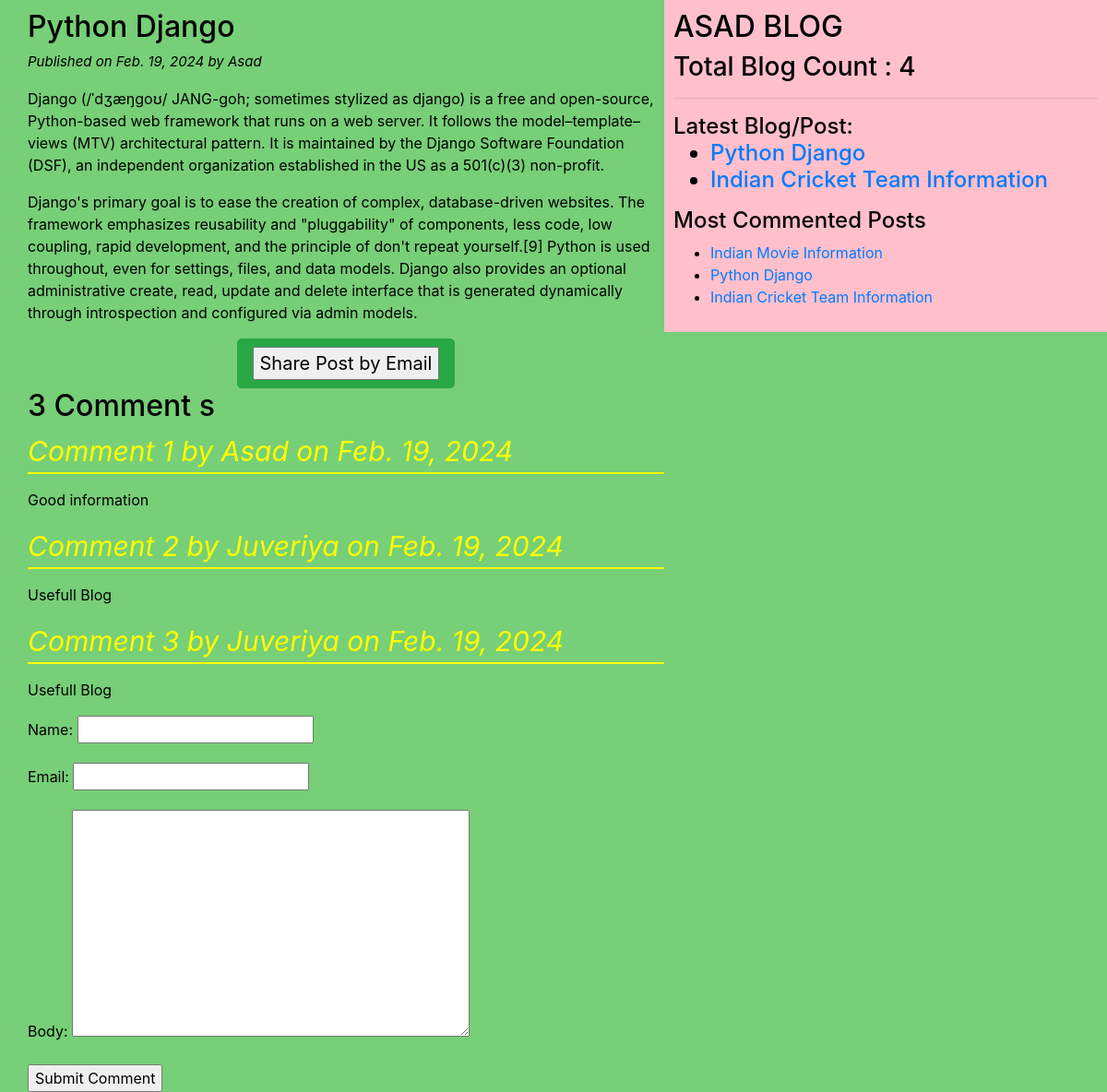
The page /2024/02/19/python-django/ on the database its author committed.
### blogapp/models.py (models this page shows, shortened)
class PostTable(models.Model):
    STATUS_CHOICES = (('draft','Draft'),('published','Published')) # Incase if we want to keep in draft and alter later
    title = models.CharField(max_length=50)
    author = models.ForeignKey(User, on_delete=models.CASCADE, related_name = 'blog_posts') #ManyToOne Relationship, One author might be posting many blogs
    body_blog = models.TextField() # for posting huge content
    publish_blog = models.DateField(default = timezone.now) # Date of blog post
    creation_blog = models.DateField(auto_now_add = True) # Date of creationg of blog
    updation_blog = models.DateField(auto_now = True) # Date of updation of blog
    slug = models.SlugField(max_length = 50, unique_for_date = 'publish_blog') #Giving the endpoint in url and to avoid the clashes with two same title name
    status = models.CharField(max_length=50, choices = STATUS_CHOICES, default = 'draft')
    objects = CustomManager()
    tags = TaggableManager()
    class Meta:
        ordering = ('-publish_blog',)
    def get_absolute_url(self):
        return reverse('post_detail',args = [self.publish_blog.year, self.publish_blog.strftime('%m'),self.publish_blog.strftime('%d'),self.slug])

class CommentTable(models.Model):
    post = models.ForeignKey(PostTable, related_name="comments", on_delete=models.CASCADE)
    name = models.CharField(max_length=50)
    email = models.EmailField()
    body = models.TextField()
    created = models.DateField(auto_now_add=True)
    updated = models.DateField(auto_now=True)
    active = models.BooleanField(default = True)
    class Meta:
        ordering = ('-created',)

### blogapp/views.py (the view)
# urls.py: re_path(r'^(?P<year>\d{4})/(?P<month>\d{2})/(?P<day>\d{2})/(?P<post>[-\w]+)/$',views.post_detail_view, name = 'post_detail'),
def post_detail_view(request,year,month, day, post):
    post = get_object_or_404(PostTable, slug = post,status = 'published', publish_blog__year = year, publish_blog__month = month, publish_blog__day = day)
    comments = post.comments.filter(active = True) #--> Collecting the comment
    csubmit = False
    if request.method == "POST":
        form = CommentForm(request.POST)
        if form.is_valid():
            new_comment = form.save(commit=False) #--> if any alteration has to be done so we are doing this orelse will save directly
            new_comment.post = post #--> fetching comment from post already posted
            new_comment.save()
            csubmit = True
    else:
        form = CommentForm()
    my_dict = {'post':post, 'form':form, 'csubmit':csubmit,'comments':comments}
    return render(request=request, template_name="blogapp/post_detail.html", context = my_dict)

### blogapp/forms.py
class CommentForm(forms.ModelForm):
    class Meta:
        model = CommentTable
        fields = ('name','email','body')

### blogapp/models.py (called while the page is built)
    def get_queryset(self):
        return super().get_queryset().filter(status = 'published')

### blogapp/templatetags/blog_tags.py (called while the page is built)
@register.simple_tag(name = 'my_tag')
def total_posts():
    return PostTable.objects.count()

@register.inclusion_tag('blogapp/latest_posts.html')
def show_latest_posts():
    latest_posts = PostTable.objects.order_by('-publish_blog')[:2]
    return {'latest_posts':latest_posts}

@register.simple_tag()
def get_most_commented_posts(total = 3):
    return PostTable.objects.annotate(total_comments = Count('comments')).order_by('-total_comments')[:total] # getting the comments and ordering

### templates/blogapp/post_detail.html (shortened to what this page needs)
{% extends "blogapp/base.html" %}
{% block body_block %}
        <h2>{{ post.title }} </h2>
        <p id = "date">Published on {{ post.publish_blog }} by {{ post.author|title }}</p>
        {{ post.body_blog|linebreaks }}
        <div class = "container" align="center">
        <a href="/{{ post.id }}/share" class = "btn btn-lg btn-success"><input type="button" value="Share Post by Email"></a>
        </div>
        {% with comments.count as comments_count %} <!- Aliasing concept of html ->
            <h2> {{ comments_count }} Comment {{ comments_count|pluralize }}</h2>
        {% endwith %}
        {% if comments %}
            {% for i  in comments %}
                <p id = "ch">Comment {{ forloop.counter }} by {{ i.name }} on {{ i.created }}</p> <!- forloop is builtin for just to get the comment count ->
                <div class = "cb">
                    {{ i.body|linebreaks }}
                </div>
            {% endfor %}
        {% else %}
                <p>There are no comments yet!!!</p>
        {% endif %}
        {% if csubmit %}
            <h2>Your comment added successfully</h2>
        {% else %}
            <form method = "POST">
                {{ form.as_p }}
                <input type = "submit", name="", value = "Submit Comment">
            </form>
        {% endif %}
{% endblock body_block %}

### templates/blogapp/base.html (shortened to what this page needs)
<!DOCTYPE html>
{% load static %}
{% load blog_tags %}
<html lang="en">
<head>
    <link rel="stylesheet" href="https://cdn.jsdelivr.net/npm/bootstrap@4.6.2/dist/css/bootstrap.min.css">
    <link rel="stylesheet" type = "text/css" href="{% static "css/blogapp/blog.css" %}">
</head>
<body>
    <div class="contents">
    {% block body_block %}
    {% endblock body_block %}
    </div>
    <div class="sidebar">
        <h2>ASAD BLOG</h2>
        <h3>Total Blog Count : {% my_tag %}</h3> <hr>
        <h4>Latest Blog/Post: {% show_latest_posts %}</h4>
        <h4>Most Commented Posts</h4>
        {% get_most_commented_posts as m_c_p %}
        <ul>
            {% for i in m_c_p %}
                <li>
                    <a href = "{{ i.get_absolute_url }}"> {{ i.title }}</a>
                </li>
            {% endfor %}
        </ul>
    </div>
</body>
</html>

### templates/blogapp/latest_posts.html
<ul>
    {% for i in latest_posts %}
        <li>
            <a href="{{ i.get_absolute_url }}">{{ i.title }}</a>
        </li>
    {% endfor %}
</ul>

### static/css/blogapp/blog.css (style rules this page uses)
.contents { width: 60%; float: left; padding: 10px 0 0 30px; background: rgb(119, 207, 119); height: 100%; }
.sidebar { width: 40%; float: right; padding: 10px; background: pink; height: 100%; }
body { color: black; background: rgb(119, 207, 119); }
#date { color: black; font-size: 15px; font-style: italic; }
#ch { color: yellow; font-size: 30px; font-style: italic; border-bottom: 2px solid yellow; }

### rows shown on the page
PostTable: title "Python Django", publish_blog "Feb. 19, 2024", author "Asad", body_blog "Django (/ˈdʒæŋɡoʊ/ JANG-goh; sometimes stylized as django) is a free and open-source, Python-based web framework that runs on a web server. It follows the model–template–views (MTV) architectural pattern. It is maintained by the Django Software Foundation (DSF), an independent organization established in the US as a 501(c)(3) non-profit. Django's primary goal is to ease the creation of complex, database-driven websites. The framework emphasizes reusability and \"pluggability\" of components, less code, low coupling, rapid development, and the principle of don't repeat yourself.[9] Python is used throughout, even for settings, files, and data models. Django also provides an optional…"
CommentTable: name "Asad", created "Feb. 19, 2024", body "Good information"
CommentTable: name "Juveriya", created "Feb. 19, 2024", body "Usefull Blog"
CommentTable: name "Juveriya", created "Feb. 19, 2024", body "Usefull Blog"
PostTable: title "Indian Cricket Team Information"
PostTable: title "Indian Movie Information"

### other values the page prints
{{ comments_count }} "3"
